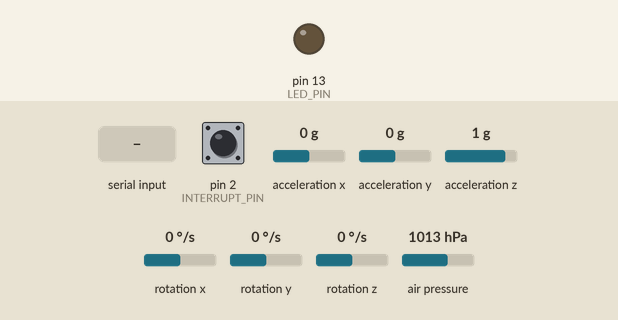
Simulated run of this sketch. Board: Arduino Uno, built with avr-gcc and run on an emulated ATmega328P. Parts: output pins drawn as LEDs (lit = HIGH). Dashed ring = blinking. The inputs (shaded band) are chosen by the test bench; at power-on: acceleration x 0 g, acceleration y 0 g, acceleration z 1 g, rotation z 0 °/s, air pressure 1013 hPa, pin 2 (INTERRUPT_PIN) LOW, rotation x 0 °/s, rotation y 0 °/s. The sensor or clock chip raises its interrupt line as the real part does; what the sketch prints to the serial monitor is not drawn.

Above: at 1.0 s.
1.1 s: "1" received over Serial
At 1.78 s:
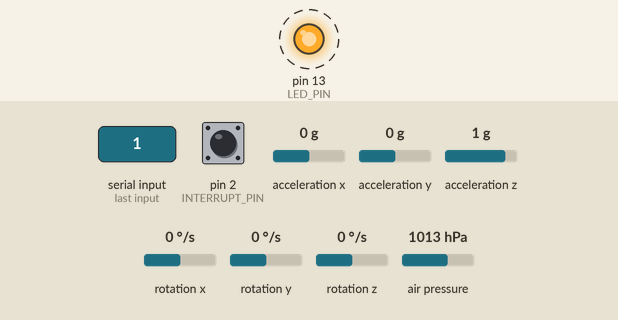
4.1 s: acceleration x set to -1.4 g
7.1 s: acceleration y set to -1.4 g
10.1 s: acceleration z set to -1.4 g
13.1 s: rotation z set to -192 °/s
16.1 s: air pressure set to 952 hPa
Timing chart, 0 to 20.1 s (numbered marks = the images above; inputs shaded):
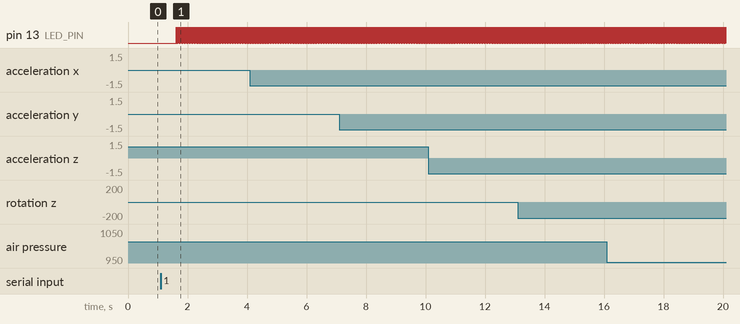

The sketch:

ardu.ino
```cpp
// Code is modified from https://github.com/ElectronicCats/mpu6050/tree/master/examples/MPU6050_DMP6

/* ============================================
  I2Cdev device library code is placed under the MIT license
  Copyright (c) 2012 Jeff Rowberg

  Permission is hereby granted, free of charge, to any person obtaining a copy
  of this software and associated documentation files (the "Software"), to deal
  in the Software without restriction, including without limitation the rights
  to use, copy, modify, merge, publish, distribute, sublicense, and/or sell
  copies of the Software, and to permit persons to whom the Software is
  furnished to do so, subject to the following conditions:

  The above copyright notice and this permission notice shall be included in
  all copies or substantial portions of the Software.

  THE SOFTWARE IS PROVIDED "AS IS", WITHOUT WARRANTY OF ANY KIND, EXPRESS OR
  IMPLIED, INCLUDING BUT NOT LIMITED TO THE WARRANTIES OF MERCHANTABILITY,
  FITNESS FOR A PARTICULAR PURPOSE AND NONINFRINGEMENT. IN NO EVENT SHALL THE
  AUTHORS OR COPYRIGHT HOLDERS BE LIABLE FOR ANY CLAIM, DAMAGES OR OTHER
  LIABILITY, WHETHER IN AN ACTION OF CONTRACT, TORT OR OTHERWISE, ARISING FROM,
  OUT OF OR IN CONNECTION WITH THE SOFTWARE OR THE USE OR OTHER DEALINGS IN
  THE SOFTWARE.
  ===============================================
*/

#define X_OFFSET -132
#define Y_OFFSET 3
#define Z_OFFSET -151

#include <Adafruit_BMP085.h>
#include "I2Cdev.h"
#include "MPU6050_6Axis_MotionApps20.h"
//#include "MPU6050.h" // not necessary if using MotionApps include file

// Arduino Wire library is required if I2Cdev I2CDEV_ARDUINO_WIRE implementation
// is used in I2Cdev.h
#if I2CDEV_IMPLEMENTATION == I2CDEV_ARDUINO_WIRE
#include "Wire.h"
#endif

// class default I2C address is 0x68
// specific I2C addresses may be passed as a parameter here
// AD0 low = 0x68 (default for SparkFun breakout and InvenSense evaluation board)
// AD0 high = 0x69
MPU6050 mpu;
//MPU6050 mpu(0x69); // <-- use for AD0 high

Adafruit_BMP085 bmp;

#define INTERRUPT_PIN 2  // use pin 2 on Arduino Uno & most boards
#define LED_PIN 13 // (Arduino is 13, Teensy is 11, Teensy++ is 6)
bool blink_state = false;

// MPU control/status vars
bool is_dmp_ready = false;  // set true if DMP init was successful
uint8_t mpu_int_status;   // holds actual interrupt status byte from MPU
uint8_t device_status;      // return status after each device operation (0 = success, !0 = error)
uint16_t packet_size;    // expected DMP packet size (default is 42 bytes)
uint16_t fifo_count;     // count of all bytes currently in FIFO
uint8_t fifo_buffer[64]; // FIFO storage buffer

// orientation/motion vars
Quaternion q;           // [w, x, y, z]         quaternion container

volatile bool mpu_interrupt = false;     // indicates whether MPU interrupt pin has gone high
void dmpDataReady() {
  mpu_interrupt = true;
}

void setup() {
  // join I2C bus (I2Cdev library doesn't do this automatically)
#if I2CDEV_IMPLEMENTATION == I2CDEV_ARDUINO_WIRE
  Wire.begin();
  Wire.setClock(400000); // 400kHz I2C clock. Comment this line if having compilation difficulties
#elif I2CDEV_IMPLEMENTATION == I2CDEV_BUILTIN_FASTWIRE
  Fastwire::setup(400, true);
#endif

  // initialize serial communication
  Serial.begin(38400);
  while (!Serial); // wait for Leonardo enumeration, others continue immediately

  // initialize device
  Serial.println(F("Initializing I2C devices..."));
  mpu.initialize();
  pinMode(INTERRUPT_PIN, INPUT);

  // verify connection
  Serial.println(F("Testing device connections..."));
  Serial.println(mpu.testConnection() ? F("MPU6050 connection successful") : F("MPU6050 connection failed"));

  // wait for ready
  Serial.println(F("\nSend any character to begin DMP programming and demo: "));
  while (Serial.available() && Serial.read()); // empty buffer
  while (!Serial.available());                 // wait for data
  Serial.read(); // clear that char

  // load and configure the DMP
  Serial.println(F("Initializing DMP..."));
  device_status = mpu.dmpInitialize();

  // supply your own gyro offsets here, scaled for min sensitivity
  mpu.setXGyroOffset(X_OFFSET);
  mpu.setYGyroOffset(Y_OFFSET);
  mpu.setZGyroOffset(Z_OFFSET);
  mpu.setZAccelOffset(1788); // 1688 factory default for my test chip

  // make sure it worked (returns 0 if so)
  if (device_status == 0) {
    // turn on the DMP, now that it's ready
    Serial.println(F("Enabling DMP..."));
    mpu.setDMPEnabled(true);

    // enable Arduino interrupt detection
    Serial.print(F("Enabling interrupt detection (Arduino external interrupt "));
    Serial.print(digitalPinToInterrupt(INTERRUPT_PIN));
    Serial.println(F(")..."));
    attachInterrupt(digitalPinToInterrupt(INTERRUPT_PIN), dmpDataReady, RISING);
    mpu_int_status = mpu.getIntStatus();

    // set our DMP Ready flag so the main loop() function knows it's okay to use it
    Serial.println(F("DMP ready! Waiting for first interrupt..."));
    Serial.println("LET US START");
    is_dmp_ready = true;

    // get expected DMP packet size for later comparison
    packet_size = mpu.dmpGetFIFOPacketSize();
  } else {
    // ERROR!
    // 1 = initial memory load failed
    // 2 = DMP configuration updates failed
    // (if it's going to break, usually the code will be 1)
    Serial.print(F("DMP Initialization failed (code "));
    Serial.print(device_status);
    Serial.println(F(")"));
  }

  // configure LED for output
  pinMode(LED_PIN, OUTPUT);
  if (!bmp.begin()) {
    Serial.println("Could not find a valid BMP085 sensor, check wiring!");
    while (1) {}
  }
}

void loop() {
  // if programming failed, don't try to do anything
  if (!is_dmp_ready) return;

  fifo_count = mpu.getFIFOCount();
  if (fifo_count >= packet_size) {
    relayMpu();
  } else if (fifo_count <= 0) {
    mpu.resetFIFO();
  }

  // other stuff
  Serial.print("pres\t");
  Serial.println(bmp.readPressure());
}

void relayMpu() {
  mpu.getFIFOBytes(fifo_buffer, packet_size);

  // display quaternion values in easy matrix form: w x y z
  mpu.dmpGetQuaternion(&q, fifo_buffer);
  Serial.print("quat\t");
  Serial.print(q.w);
  Serial.print("\t");
  Serial.print(q.x);
  Serial.print("\t");
  Serial.print(q.y);
  Serial.print("\t");
  Serial.println(q.z);

  mpu.resetFIFO();
  mpu_interrupt = false;

  // blink LED to indicate activity
  blink_state = ! blink_state;
  digitalWrite(LED_PIN, blink_state);
}
```

Measured:
- after the input at 1.1 s, pin 13 (LED_PIN): alternates HIGH for 0.01 s and LOW for 0.01 s, starting after 0.53 s
